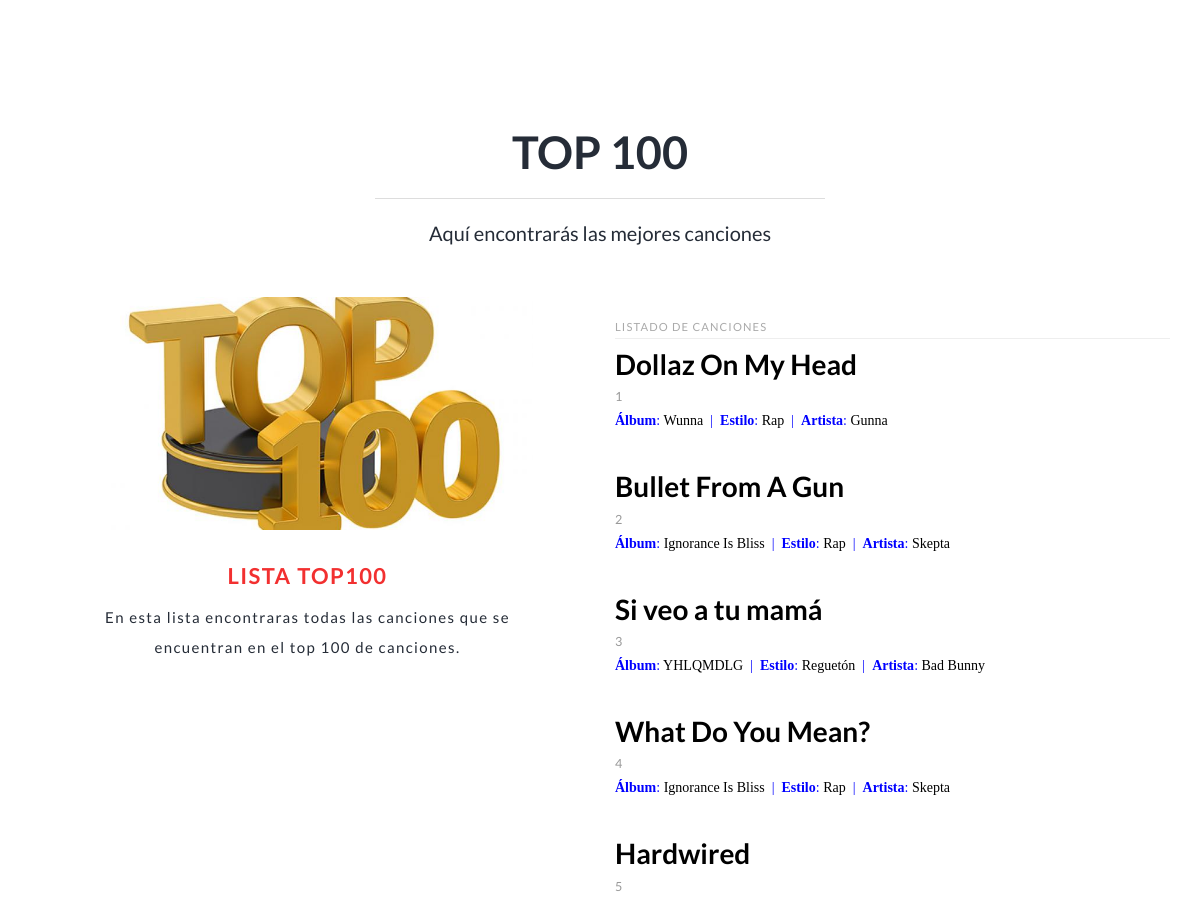
/proyecto/ranking/ (middle part), run on an earlier commit of the app's database.
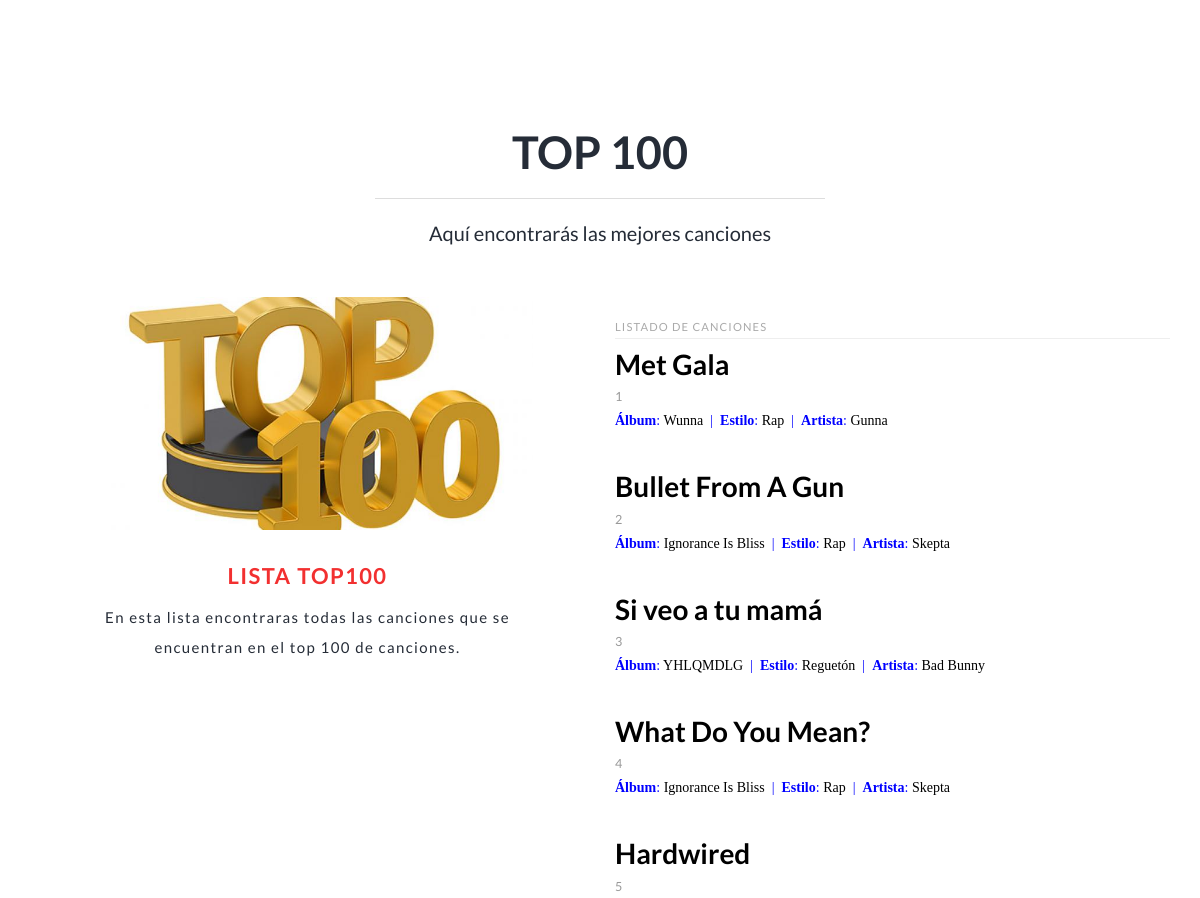
And on a later commit of the database.
### top100/models.py (models this page shows, shortened)
class Cancion(models.Model):
    nombreCancion = models.CharField(max_length = 50)
    videoCancion = models.CharField(max_length = 300)#Al entrar en carac. saque un video de esa cancion
    numeroRanking = models.IntegerField(default=0)
    albumCancion = models.ForeignKey(Album, on_delete=models.CASCADE)
    estiloCancion = models.ForeignKey(Estilo, on_delete=models.CASCADE)
    artistaCancion = models.ForeignKey(Artista, on_delete=models.CASCADE)

class Album(models.Model):
    nombreAlbum = models.CharField(max_length=50)
    imagenAlbum = models.CharField(max_length=200)
    descripcionAlbum = models.TextField(null = True)
    artistaAlbum = models.ForeignKey(Artista, on_delete=models.CASCADE)
    estiloAlbum = models.ForeignKey(Estilo, on_delete=models.CASCADE)

class Estilo(models.Model):
    nombreEstilo = models.CharField(max_length = 50)
    imagenEstilo = models.CharField(max_length = 200)
    descripcionEstilo = models.TextField(null = True)

class Artista(models.Model):
    nombreArtista = models.CharField(max_length = 50)
    descripcionArtista = models.TextField()
    imagenArtista = models.ImageField(upload_to='img',blank=True,null=True,verbose_name='Image')

### top100/views.py (the view)
# urls.py: path('ranking/', views.ranking, name='ranking'),#ranking
def ranking(request):
	canciones = get_list_or_404(Cancion.objects.order_by('numeroRanking'))
	context = {'canciones': canciones}
	return render(request, 'ranking.html', context)

### top100/templates/ranking.html (shortened to what this page needs)
{% extends "index.html" %}
{% load static %}
{% load i18n %}
{% get_current_language as LANGUAGE_CODE %}
{% block contenido %}
<div id="latestalbum" class="hero pad">
    <div class="container">
        <div class="hero-content ">
            <h2>TOP 100</h2>
            <hr>
            <p>{% trans "Aquí encontrarás las mejores canciones" %}</p>
        </div>
        <div class="hero-playlist">
            <div class="row">
                <div class="col-md-6 col-sm-6">
                    <div class="figure">
                        <img class="img-responsive" src="{% static 'img/ranking/topLogo.jpg'%}" alt="" width="800"/>
                    </div>
                    <div class="album-details">
                        <h4><a href="#">{% trans "LISTA TOP100" %}</a></h4>
                        <p>{% trans "En esta lista encontraras todas las canciones que se encuentran en el top 100 de canciones." %}</p>
                    </div>
                </div>
                <div class="col-md-6 col-sm-6">
                    <div class="songs">
                        <h1 class="content-subhead">{% trans "Listado de canciones" %}</h1>
                        {% if canciones %}
                            {% for c in canciones %}
                                <section class="song">
                                    <header class="song-header">
                                        <h4 class="song-title"><a href="{% url 'detailCancion' c.id %}" style= "color:black">{{c.nombreCancion}}</a></h4>
                                        <p class="song-meta">{{c.numeroRanking}}</p>
                                    </header>
                                    <div class="song-description">
                                        <p style= "color:blue"><strong>{% trans "Álbum" %}</strong>: <a style= "color:black" href="/proyecto/albumes/{{c.albumCancion.id}}">{{c.albumCancion.nombreAlbum}}</a> &nbsp;|&nbsp;
										<strong>{% trans "Estilo" %}</strong>: <a style= "color:black" href="/proyecto/estilos/{{c.estiloCancion.id}}">{{c.estiloCancion.nombreEstilo}}</a> &nbsp;|&nbsp;
										<strong>{% trans "Artista" %}</strong>: <a style= "color:black" href="/proyecto/artistas/{{c.artistaCancion.id}}">{{c.artistaCancion.nombreArtista}}</a>
                                    </div>
                                </section>
                            {% endfor %}
                        {% endif %}
                    </div>
				</div>
            </div>
        </div>
    </div>
</div>
{% endblock %}

What changed in the data, as far as the page shows it:
changed Cancion "Wunna": nombreCancion "Dollaz On My Head" → "Met Gala"
